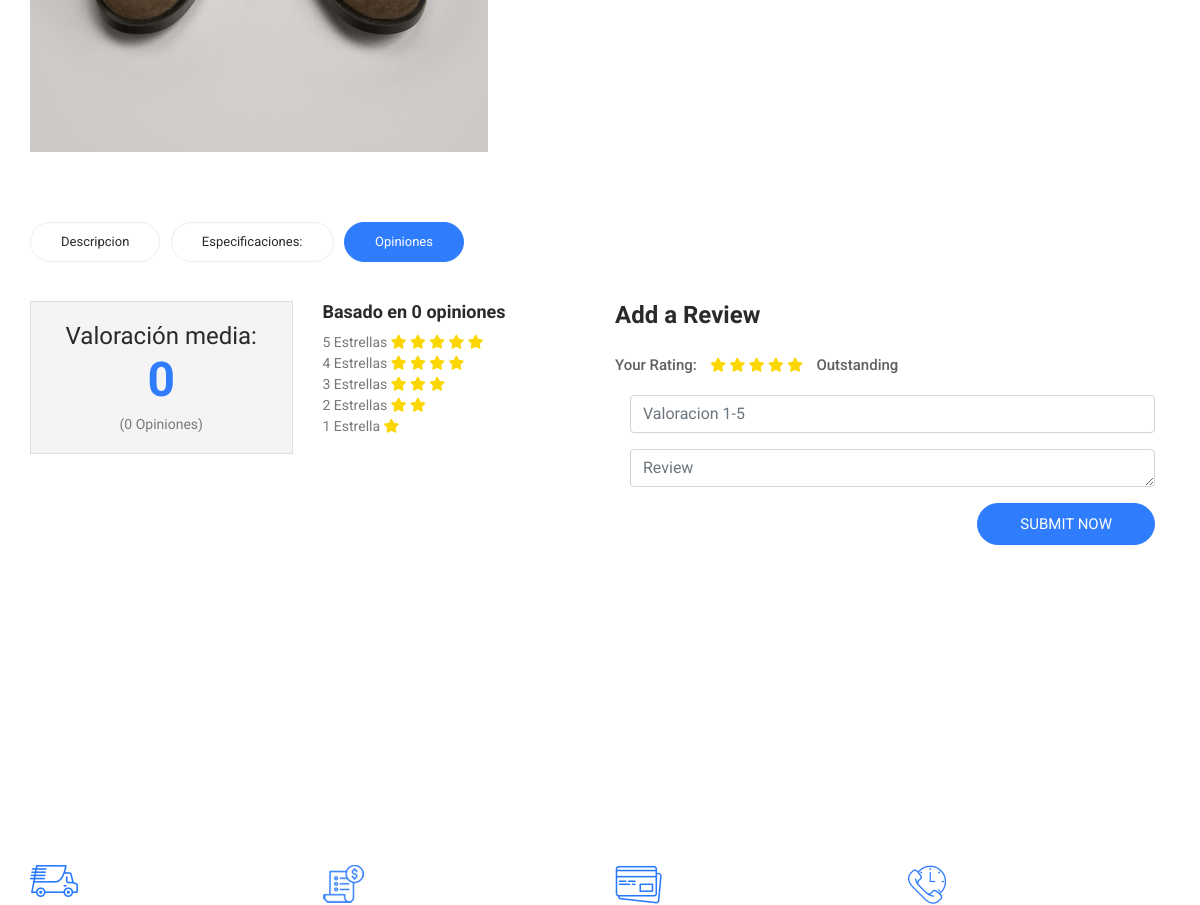
Page /clothe/6 (middle part) on the earlier database version.
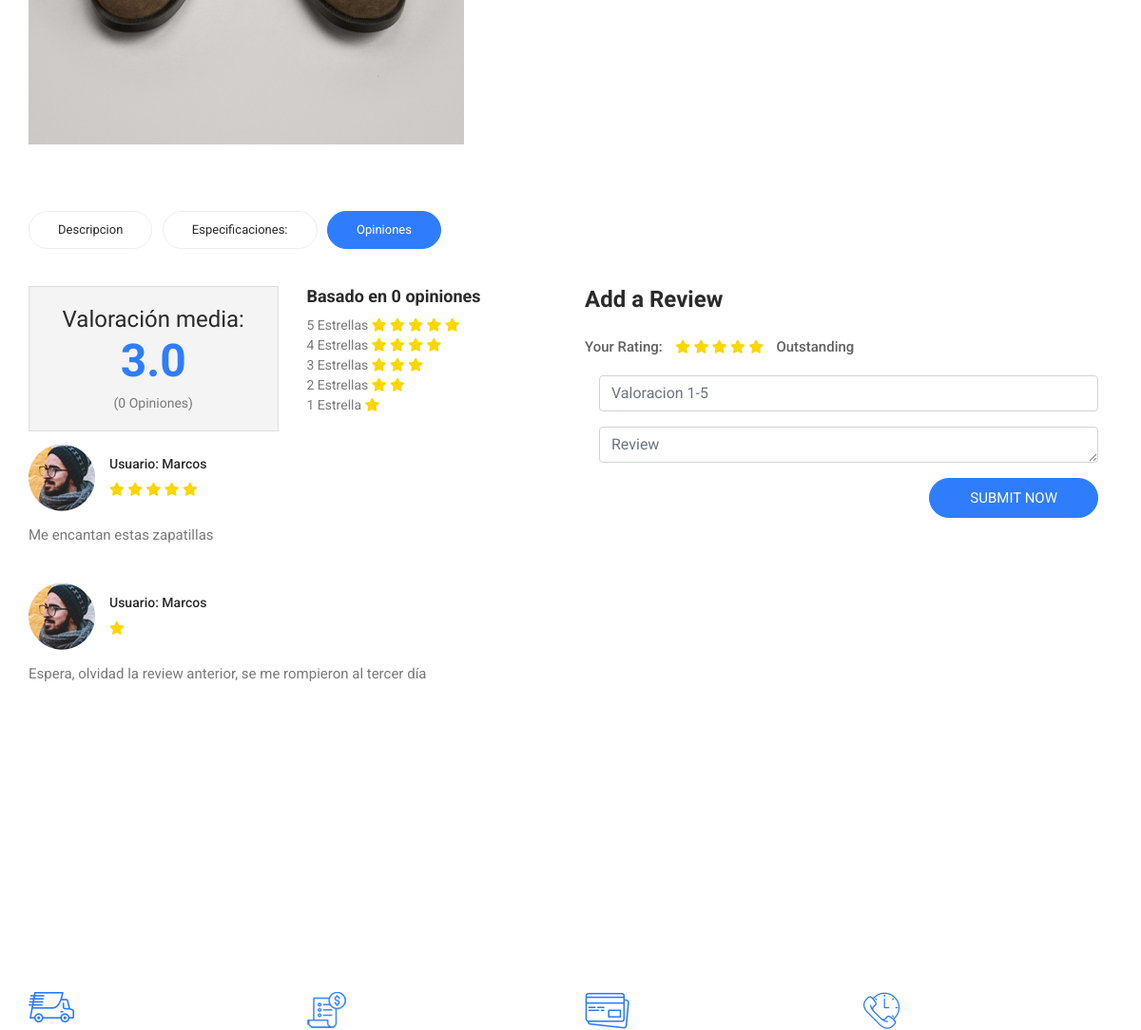
Same page on the later database version.
### appIndiTDE/models.py (models this page shows, shortened)
class Review(models.Model):
    usuario = models.ForeignKey(User, on_delete = models.CASCADE)
    ropa = models.ForeignKey('Ropa', on_delete = models.CASCADE)
    texto = models.CharField(max_length = 240)
    valoracion = models.IntegerField()

### appIndiTDE/views.py (the view, shortened to what this page needs)
# urls.py: path('clothe/<int:id_clothe>', views.clothe, name ='clothe'),
def clothe(request, id_clothe):
    if request.user.is_authenticated:
        user = request.user
    a = list(get_all_clothes())
    c = list(get_carro_completo())
    listaR = list(get_reviews_by_clothe(get_all_reviews(), Ropa.objects.get(id=id_clothe)))
    context = {
        'id': int(id_clothe),
        'listaRopa': list(get_all_clothes()),
        'prenda': Ropa.objects.get(id=id_clothe),
        'reviews': listaR,
        'avg': get_average(listaR),
        'recuentoVals': get_ratings_count(listaR),
        'marcas': get_all_brands(a),
        'id': id_clothe
    }
    return render(request, 'inditde/prenda.html', context)

### appIndiTDE/views.py (called while the page is built)
def get_all_clothes():
    ropas = Ropa.objects.all()
    return ropas

def get_carro_completo():
    carro = Carro.objects.all()
    return carro

def get_all_reviews():
    reviews = Review.objects.all()
    return reviews

def get_all_brands(ropas):
    my_brands = []
    for i in ropas:
        if i.marca not in my_brands:
            my_brands.append(i.marca)
    return my_brands

def get_ratings_count(comments):
    cinco = 0
    cuatro = 0
    tres = 0
    dos = 0
    uno = 0
    for i in comments:
        if (i.valoracion == 5):
            cinco += 1
        elif (i.valoracion == 4):
            cuatro += 1
        elif (i.valoracion == 3):
            tres += 1
        elif (i.valoracion == 2):
            dos += 1
        else:
            uno += 1
    vals = [cinco, cuatro, tres, dos, uno]
    return vals

def get_reviews_by_clothe(reviews, ropa):
    revieews = []
    for i in reviews:
        if (i.ropa.id == ropa.id):
            revieews.append(i)
    return revieews

### appIndiTDE/templates/inditde/prenda.html (shortened to what the changed rows need)
<!doctype html>
<html lang="zxx">
{% extends "inditde/base.html" %}
{% load static %}
{% block content %}
<div class="product_image_area section_padding">
    <section class="product_description_area">
        <div class="container">
            <div class="tab-content" id="myTabContent">
                <div class="tab-pane fade show active" id="review" role="tabpanel" aria-labelledby="review-tab">
                    <div class="row">
                        <div class="col-lg-6">
                            <div class="row total_rate">
                                <div class="col-6">
                                    <div class="box_total">
                                        <h5>Valoración media:</h5>
                                        <h4>{{ avg }}</h4>
                                        <h6>({{ comentarios|length }} Opiniones)</h6>
                                    </div>
                                </div>
                            </div>
                            <div class="review_list">
                                {% for co in reviews %}
                                <div class="review_item">
                                    <div class="media">
                                        <div class="d-flex">
                                            <img src="img/product/single-product/review-1.png" alt=""/>
                                        </div>
                                        <div class="media-body">
                                            <h4>Usuario: {{co.usuario}}</h4>
                                            {% with ''|center:co.valoracion as range %}
                                            {% for i in range %}
                                            <i class="fa fa-star"></i>
                                            {%endfor%}
                                            {%endwith%}
                                        </div>
                                    </div>
                                    <p>
                                        {{co.texto}}
                                    </p>
                                </div>
                                {% endfor %}
                            </div>
                        </div>
                        </div>
                    </div>
                </div>
            </div>
        </div>
    {%endblock%}

Differences in the rows shown:
added Review: usuario "Marcos", valoracion 5 (drawn), texto "Me encantan estas zapatillas"
added Review: usuario "Marcos", valoracion 1 (drawn), texto "Espera, olvidad la review anterior, se me rompieron al tercer día"
Other differences:
{{ avg }}: "0" → "3.0"
